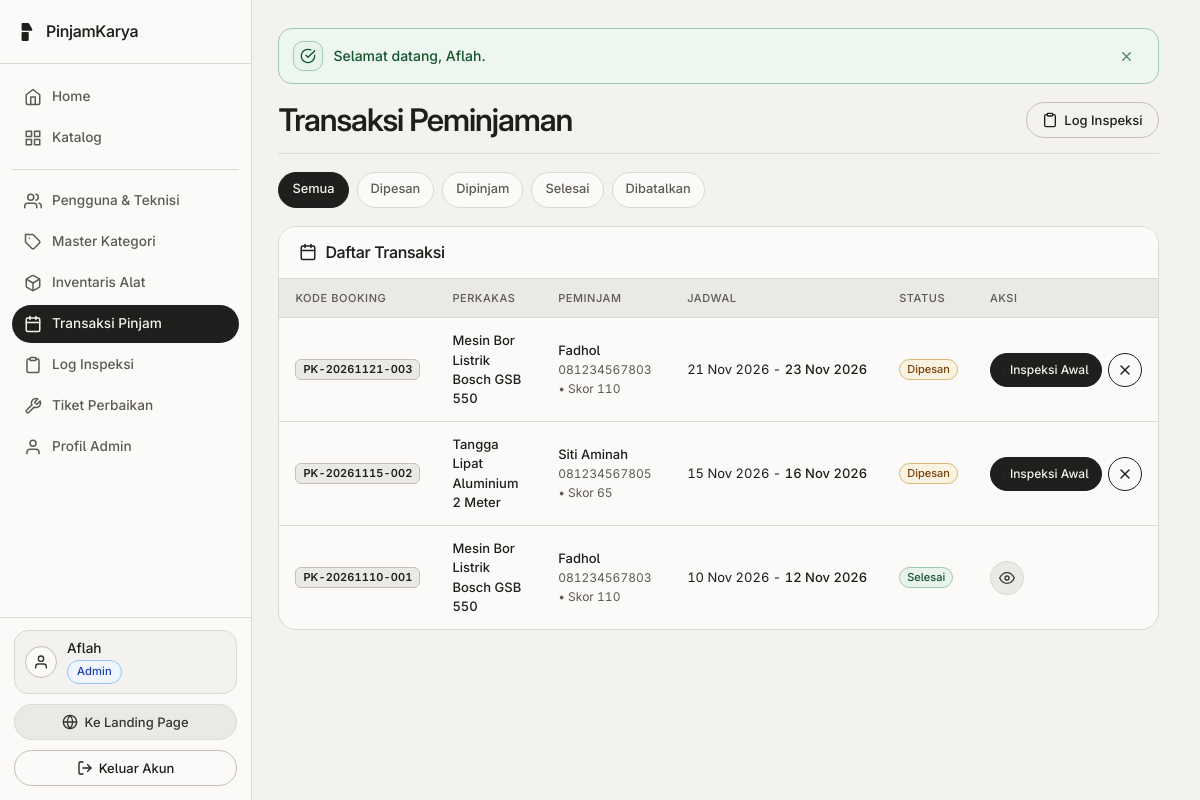
The page /admin/kelola_transaksi.php (signed in) on the database its author committed.
### tables this page shows
CREATE TABLE users (
    id_user INT AUTO_INCREMENT PRIMARY KEY,
    nama VARCHAR(100) NOT NULL,
    email VARCHAR(100) NOT NULL UNIQUE,
    password VARCHAR(255) NOT NULL,
    no_hp VARCHAR(20) NOT NULL,
    alamat TEXT NOT NULL,
    role ENUM('admin', 'mitra', 'warga') NOT NULL DEFAULT 'warga',
    is_kontributor TINYINT(1) NOT NULL DEFAULT 0,
    is_teknisi TINYINT(1) NOT NULL DEFAULT 0,
    is_verified_teknisi TINYINT(1) NOT NULL DEFAULT 0,
    skor_kredibilitas INT NOT NULL DEFAULT 100,
    created_at TIMESTAMP DEFAULT CURRENT_TIMESTAMP
);

CREATE TABLE peminjaman (
    id_peminjaman INT AUTO_INCREMENT PRIMARY KEY,
    kode_booking VARCHAR(30) NOT NULL UNIQUE,
    id_alat INT NOT NULL,
    id_warga INT NOT NULL,
    tgl_mulai DATE NOT NULL,
    tgl_selesai DATE NOT NULL,
    setuju_panduan TINYINT(1) NOT NULL DEFAULT 1,
    status_peminjaman ENUM('Dipesan', 'Dipinjam', 'Selesai', 'Dibatalkan') NOT NULL DEFAULT 'Dipesan',
    created_at TIMESTAMP DEFAULT CURRENT_TIMESTAMP,
    CONSTRAINT fk_pinjam_alat FOREIGN KEY (id_alat) REFERENCES aset_alat(id_alat) ON DELETE RESTRICT,
    CONSTRAINT fk_pinjam_warga FOREIGN KEY (id_warga) REFERENCES users(id_user) ON DELETE CASCADE
);

CREATE TABLE aset_alat (
    id_alat INT AUTO_INCREMENT PRIMARY KEY,
    id_kategori INT NOT NULL,
    id_pemilik INT NOT NULL,
    nama_alat VARCHAR(150) NOT NULL,
    deskripsi TEXT NOT NULL,
    panduan_keselamatan TEXT NULL DEFAULT NULL,
    foto_alat VARCHAR(255) NOT NULL DEFAULT 'default_alat.jpg',
    harga_beli_baru DECIMAL(12,2) NOT NULL DEFAULT 0.00,
    biaya_perawatan DECIMAL(12,2) NOT NULL DEFAULT 0.00,
    max_hari_pinjam INT NOT NULL DEFAULT 3,
    min_skor INT NOT NULL DEFAULT 50,
    status_alat ENUM('Menunggu Verifikasi', 'Tersedia', 'Dipinjam', 'Perawatan') NOT NULL DEFAULT 'Menunggu Verifikasi',
    created_at TIMESTAMP DEFAULT CURRENT_TIMESTAMP,
    CONSTRAINT fk_alat_kategori FOREIGN KEY (id_kategori) REFERENCES kategori_alat(id_kategori) ON DELETE RESTRICT,
    CONSTRAINT fk_alat_pemilik FOREIGN KEY (id_pemilik) REFERENCES users(id_user) ON DELETE CASCADE
);

### admin/kelola_transaksi.php (the view, shortened to what the rows shown need)
<?php
require_once dirname(__DIR__) . '/config/app.php';
$filter_status    = $_GET['status'] ?? '';
$allowed_statuses = ['Dipesan', 'Dipinjam', 'Selesai', 'Dibatalkan'];
$sql = "SELECT p.*, a.nama_alat, u.nama AS nama_warga, u.no_hp, u.skor_kredibilitas
        FROM peminjaman p
        JOIN aset_alat a ON p.id_alat = a.id_alat
        JOIN users u ON p.id_warga = u.id_user";
if (in_array($filter_status, $allowed_statuses, true)) {
    $sql .= " WHERE p.status_peminjaman = ? ORDER BY p.id_peminjaman DESC";
    $trx_list = pk_stmt_all($conn, $sql, 's', [$filter_status]);
} else {
    $sql .= " ORDER BY FIELD(p.status_peminjaman, 'Dipesan', 'Dipinjam', 'Selesai', 'Dibatalkan'), p.id_peminjaman DESC";
    $trx_list = pk_stmt_all($conn, $sql);
}
require_once ROOT_PATH . '/includes/header.php';
?>
<div class="pk-page-header">
    <h1>Transaksi Peminjaman</h1>
</div>
<section class="pk-table-card" aria-labelledby="trx-heading">
    <div class="pk-table-card-head">
        <h2 id="trx-heading" class="pk-card-title">
            <?= svg_icon('calendar', 18) ?>
            <span>Daftar Transaksi</span>
        </h2>
    </div>
    <div class="pk-table-scroll">
        <table class="pk-table">
            <thead>
                <tr>
                    <th>Kode Booking</th>
                    <th>Perkakas</th>
                    <th>Peminjam</th>
                    <th>Jadwal</th>
                    <th>Status</th>
                    <th>Aksi</th>
                </tr>
            </thead>
            <tbody>
                <?php if (count($trx_list) === 0): ?>
                    <tr>
                        <td colspan="6" class="text-center text-muted">Tidak ada transaksi pada filter ini.</td>
                    </tr>
                <?php else: ?>
                    <?php foreach ($trx_list as $t): ?>
                        <tr>
                            <td class="pk-td-head">
                                <div class="pk-td-head-row">
                                    <div class="pk-td-head-main">
                                        <span class="pk-code-tag"><?= e($t['kode_booking']) ?></span>
                                    </div>
                                    <span class="pk-mobile-badge"><?= badge_status_pinjam($t['status_peminjaman']) ?></span>
                                </div>
                            </td>
                            <td class="pk-desktop-cell" data-label="Perkakas"><strong><?= e($t['nama_alat']) ?></strong></td>
                            <td data-label="Peminjam">
                                <strong><?= e(format_nama_pengguna((string)$t['nama_warga'])) ?></strong><br>
                                <span class="pk-td-sub"><?= e($t['no_hp']) ?> &bull; Skor <?= (int)$t['skor_kredibilitas'] ?></span>
                            </td>
                            <td data-label="Jadwal" class="pk-nowrap">
                                <?= e(format_tanggal($t['tgl_mulai'])) ?> - <strong><?= e(format_tanggal($t['tgl_selesai'])) ?></strong>
                            </td>
                            <td class="pk-desktop-cell" data-label="Status"><?= badge_status_pinjam($t['status_peminjaman']) ?></td>
                            <td class="pk-td-actions">
                                <?php if ($t['status_peminjaman'] === 'Dipesan'): ?>
                                    <div class="btn-group-wrap">
                                        <a href="<?= BASE_URL ?>/admin/inspeksi.php?id=<?= (int)$t['id_peminjaman'] ?>&amp;jenis=Awal" class="btn btn-primary">
                                            <span>Inspeksi Awal</span>
                                        </a>
                                        <form method="post" action="<?= BASE_URL ?>/admin/kelola_transaksi.php" data-confirm="Batalkan pesanan <?= e($t['kode_booking']) ?> (No-Show)?" data-confirm-title="Batalkan Pesanan" data-confirm-btn="Batalkan" data-confirm-tone="danger">
                                            <button type="submit" class="btn btn-danger btn-icon" title="No-Show" aria-label="Batalkan No-Show <?= e($t['kode_booking']) ?>">
                                                <?= svg_icon('x', 16) ?>
                                            </button>
                                        </form>
                                    </div>
                                <?php else: ?>
                                    <a href="<?= BASE_URL ?>/admin/riwayat_inspeksi.php?id_peminjaman=<?= (int)$t['id_peminjaman'] ?>" class="btn btn-muted btn-icon" title="Hasil Inspeksi" aria-label="Lihat Hasil Inspeksi <?= e($t['kode_booking']) ?>">
                                        <?= svg_icon('eye', 16) ?>
                                    </a>
                                <?php endif; ?>
                            </td>
                        </tr>
                    <?php endforeach; ?>
                <?php endif; ?>
            </tbody>
        </table>
    </div>
</section>
<?php require_once ROOT_PATH . '/includes/footer.php'; ?>

### includes/sidebar.php (shortened to what the rows shown need)
<?php
$user = $_SESSION['user'] ?? null;
$role = $user['role'] ?? 'public';
?>
<aside class="pk-sidebar" id="pkSidebar" aria-label="Navigasi Utama">
            <?= svg_icon('x', 18) ?>
        <?php if ($role === 'admin'): ?>
                        <?= svg_icon('calendar', 18) ?>
                        <?= svg_icon('user', 18) ?>
        <?php endif; ?>
    <?php if ($user): ?>
        <div class="pk-sidebar-footer">
            <a href="<?= BASE_URL ?>/auth/profil.php" class="pk-sidebar-account" title="<?= e($user['nama']) ?> (Profil)">
                <div class="pk-sidebar-account-avatar" aria-hidden="true">
                    <?= svg_icon('user', 16) ?>
                </div>
                <div class="pk-sidebar-account-main">
                    <strong><?= e(format_nama_pengguna((string)$user['nama'])) ?></strong>
                    <div class="pk-sidebar-account-meta">
                        <?= render_role_badge($user) ?>
                    </div>
                </div>
            </a>
            <a href="<?= BASE_URL ?>/index.php" class="btn btn-muted pk-sidebar-landing w-100">
                <?= svg_icon('globe', 16) ?>
                <span>Ke Landing Page</span>
            </a>
            <a href="<?= BASE_URL ?>/auth/logout.php" class="btn btn-outline pk-sidebar-logout w-100">
                <?= svg_icon('log-out', 16) ?>
                <span>Keluar Akun</span>
            </a>
        </div>
    <?php endif; ?>
</aside>

### includes/functions.php (shortened to what the rows shown need)
<?php
function pk_nama_bulan_singkat(): array {
    return [
        1 => 'Jan', 2 => 'Feb', 3 => 'Mar', 4 => 'Apr',
        5 => 'Mei', 6 => 'Jun', 7 => 'Jul', 8 => 'Agu',
        9 => 'Sep', 10 => 'Okt', 11 => 'Nov', 12 => 'Des',
    ];
}
function format_nama_pengguna(string $nama): string {
    $clean = trim((string)preg_replace('/\s*\([^)]*(?:Warga|Mitra|Admin|Teknisi|Skor)[^)]*\)\s*$/iu', '', $nama));
    return $clean !== '' ? $clean : trim($nama);
}
function user_role_label(array $user): string {
    $role = (string)($user['role'] ?? 'warga');
    if ($role === 'admin') {
        return 'Admin';
    }
    return 'Warga';
}
function render_role_badge(array $user, string $extra_class = ''): string {
    $role = (string)($user['role'] ?? 'warga');
    $mod = 'warga';
    if ($role === 'admin') {
        $mod = 'admin';
    } elseif ($role === 'mitra') {
        $mod = 'mitra';
    }
    $cls = 'pk-role-tag pk-role-tag--' . $mod . ($extra_class !== '' ? ' ' . trim($extra_class) : '');
    return '<span class="' . $cls . '">' . e(user_role_label($user)) . '</span>';
}
function e($string): string {
    return htmlspecialchars((string)$string, ENT_QUOTES, 'UTF-8');
}
function format_tanggal(?string $date_str): string {
    $ts = strtotime($date_str);
    $bulan = pk_nama_bulan_singkat();
    $d = date('d', $ts);
    $m = $bulan[(int)date('n', $ts)] ?? date('M', $ts);
    $y = date('Y', $ts);
    return "$d $m $y";
}
function refresh_user_session(mysqli $conn): void {
    $id_user = (int)$_SESSION['user']['id_user'];
    $row = pk_stmt_one(
        $conn,
        'SELECT id_user, nama, email, no_hp, alamat, role, is_kontributor, is_teknisi, is_verified_teknisi, skor_kredibilitas, created_at FROM users WHERE id_user = ? LIMIT 1',
        'i',
        [$id_user]
    );
}
function pk_stmt_all(mysqli $conn, string $sql, string $types = '', array $params = []): array {
    $stmt = mysqli_prepare($conn, $sql);
    if ($types !== '' && !empty($params)) {
        mysqli_stmt_bind_param($stmt, $types, ...$params);
    }
    mysqli_stmt_execute($stmt);
    $res = mysqli_stmt_get_result($stmt);
    $rows = [];
    while ($row = mysqli_fetch_assoc($res)) {
        $rows[] = $row;
    }
    return $rows;
}
function pk_stmt_one(mysqli $conn, string $sql, string $types = '', array $params = []): array {
    $rows = pk_stmt_all($conn, $sql, $types, $params);
    return $rows[0] ?? [];
}
function render_badge(string $label, array $style_map, string $default_class = 'pk-badge--muted'): string {
    $cls = $style_map[$label] ?? $default_class;
    return '<span class="pk-badge ' . $cls . '">' . e($label) . '</span>';
}
function badge_status_pinjam(string $status): string {
    return render_badge($status, [
        'Dipesan'    => 'pk-badge--warning',
        'Dipinjam'   => 'pk-badge--primary',
        'Selesai'    => 'pk-badge--success',
        'Dibatalkan' => 'pk-badge--danger',
    ]);
}
    ?>
    <?php
function svg_icon(string $name, int $size = 20): string {
    $attr = 'xmlns="http://www.w3.org/2000/svg" width="' . $size . '" height="' . $size . '" viewBox="0 0 24 24" fill="none" stroke="currentColor" stroke-width="2" stroke-linecap="round" stroke-linejoin="round" aria-hidden="true" focusable="false"';
    switch ($name) {
        case 'x':
            return "<svg $attr><line x1=\"18\" y1=\"6\" x2=\"6\" y2=\"18\"/><line x1=\"6\" y1=\"6\" x2=\"18\" y2=\"18\"/></svg>";
        case 'tool':
        case 'wrench':
            return "<svg $attr><path d=\"M14.7 6.3a1 1 0 0 0 0 1.4l1.6 1.6a1 1 0 0 0 1.4 0l3.77-3.77a6 6 0 0 1-7.94 7.94l-6.91 6.91a2.12 2.12 0 0 1-3-3l6.91-6.91a6 6 0 0 1 7.94-7.94l-3.76 3.76z\"/></svg>";
        case 'grid':
            return "<svg $attr><rect x=\"3\" y=\"3\" width=\"7\" height=\"7\"/><rect x=\"14\" y=\"3\" width=\"7\" height=\"7\"/><rect x=\"14\" y=\"14\" width=\"7\" height=\"7\"/><rect x=\"3\" y=\"14\" width=\"7\" height=\"7\"/></svg>";
        case 'calendar':
            return "<svg $attr><rect x=\"3\" y=\"4\" width=\"18\" height=\"18\" rx=\"2\" ry=\"2\"/><line x1=\"16\" y1=\"2\" x2=\"16\" y2=\"6\"/><line x1=\"8\" y1=\"2\" x2=\"8\" y2=\"6\"/><line x1=\"3\" y1=\"10\" x2=\"21\" y2=\"10\"/></svg>";
        case 'clipboard':
            return "<svg $attr><path d=\"M16 4h2a2 2 0 0 1 2 2v14a2 2 0 0 1-2 2H6a2 2 0 0 1-2-2V6a2 2 0 0 1 2-2h2\"/><rect x=\"8\" y=\"2\" width=\"8\" height=\"4\" rx=\"1\" ry=\"1\"/></svg>";
        case 'check-circle':
            return "<svg $attr><path d=\"M22 11.08V12a10 10 0 1 1-5.93-9.14\"/><polyline points=\"22 4 12 14.01 9 11.01\"/></svg>";
        case 'alert-triangle':
            return "<svg $attr><path d=\"M10.29 3.86L1.82 18a2 2 0 0 0 1.71 3h16.94a2 2 0 0 0 1.71-3L13.71 3.86a2 2 0 0 0-3.42 0z\"/><line x1=\"12\" y1=\"9\" x2=\"12\" y2=\"13\"/><line x1=\"12\" y1=\"17\" x2=\"12.01\" y2=\"17\"/></svg>";
        case 'user':
            return "<svg $attr><path d=\"M20 21v-2a4 4 0 0 0-4-4H8a4 4 0 0 0-4 4v2\"/><circle cx=\"12\" cy=\"7\" r=\"4\"/></svg>";
        case 'users':
            return "<svg $attr><path d=\"M17 21v-2a4 4 0 0 0-4-4H5a4 4 0 0 0-4 4v2\"/><circle cx=\"9\" cy=\"7\" r=\"4\"/><path d=\"M23 21v-2a4 4 0 0 0-3-3.87\"/><path d=\"M16 3.13a4 4 0 0 1 0 7.75\"/></svg>";
        case 'box':
            return "<svg $attr><path d=\"M21 16V8a2 2 0 0 0-1-1.73l-7-4a2 2 0 0 0-2 0l-7 4A2 2 0 0 0 3 8v8a2 2 0 0 0 1 1.73l7 4a2 2 0 0 0 2 0l7-4A2 2 0 0 0 21 16z\"/><polyline points=\"3.27 6.96 12 12.01 20.73 6.96\"/><line x1=\"12\" y1=\"22.08\" x2=\"12\" y2=\"12\"/></svg>";
        case 'log-out':
            return "<svg $attr><path d=\"M9 21H5a2 2 0 0 1-2-2V5a2 2 0 0 1 2-2h4\"/><polyline points=\"16 17 21 12 16 7\"/><line x1=\"21\" y1=\"12\" x2=\"9\" y2=\"12\"/></svg>";
        case 'tag':
            return "<svg $attr><path d=\"M20.59 13.41l-7.17 7.17a2 2 0 0 1-2.83 0L2 12V2h10l8.59 8.59a2 2 0 0 1 0 2.82z\"/><line x1=\"7\" y1=\"7\" x2=\"7.01\" y2=\"7\"/></svg>";
        case 'home':
            return "<svg $attr><path d=\"M3 9l9-7 9 7v11a2 2 0 0 1-2 2H5a2 2 0 0 1-2-2z\"/><polyline points=\"9 22 9 12 15 12 15 22\"/></svg>";
        case 'eye':
            return "<svg $attr><path d=\"M1 12s4-8 11-8 11 8 11 8-4 8-11 8-11-8-11-8z\"/><circle cx=\"12\" cy=\"12\" r=\"3\"/></svg>";
        case 'globe':
            return "<svg $attr><circle cx=\"12\" cy=\"12\" r=\"10\"/><line x1=\"2\" y1=\"12\" x2=\"22\" y2=\"12\"/><path d=\"M12 2a15.3 15.3 0 0 1 4 10 15.3 15.3 0 0 1-4 10 15.3 15.3 0 0 1-4-10 15.3 15.3 0 0 1 4-10z\"/></svg>";
    }
}

### rows shown on the page
users: nama "Aflah", role "Admin"
peminjaman: kode_booking "PK-20261121-003", id_alat.nama_alat "Mesin Bor Listrik Bosch GSB 550", id_warga.nama "Fadhol", id_warga.no_hp "081234567803", id_warga.skor_kredibilitas "110", tgl_mulai "21 Nov 2026", tgl_selesai "23 Nov 2026", status_peminjaman "Dipesan"
peminjaman: kode_booking "PK-20261115-002", id_alat.nama_alat "Tangga Lipat Aluminium 2 Meter", id_warga.nama "Siti Aminah", id_warga.no_hp "081234567805", id_warga.skor_kredibilitas "65", tgl_mulai "15 Nov 2026", tgl_selesai "16 Nov 2026", status_peminjaman "Dipesan"
peminjaman: kode_booking "PK-20261110-001", id_alat.nama_alat "Mesin Bor Listrik Bosch GSB 550", id_warga.nama "Fadhol", id_warga.no_hp "081234567803", id_warga.skor_kredibilitas "110", tgl_mulai "10 Nov 2026", tgl_selesai "12 Nov 2026", status_peminjaman "Selesai"

### other values the page prints
$message "Selamat datang, Aflah."
$st "Dipesan"
$st "Dipinjam"
$st "Selesai"
$st "Dibatalkan"
